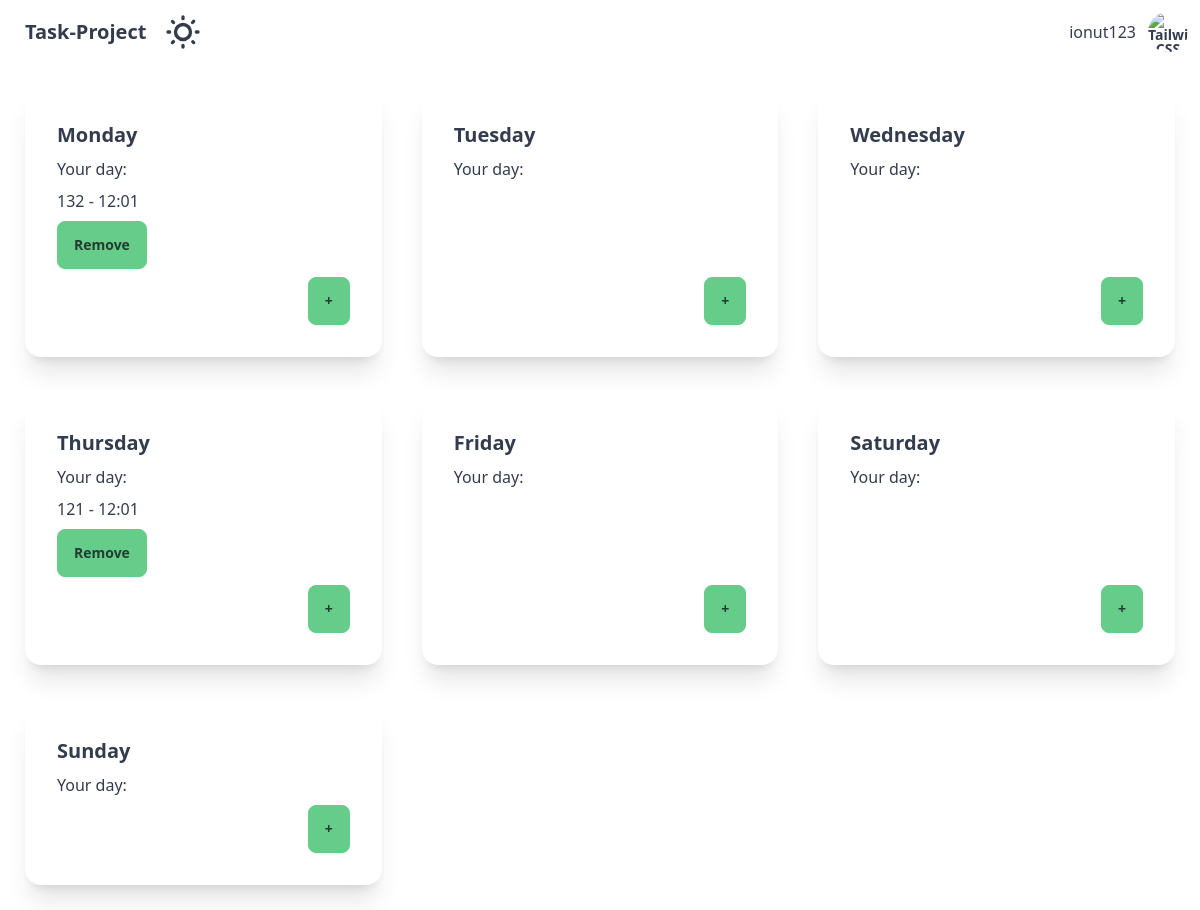
Page / (signed in) on the committed database.
### tables this page shows
CREATE TABLE "PROGRAM" (
	"activities"	TEXT,
	"time"	INTEGER,
	"day"	INTEGER,
	"id"	INTEGER COLLATE UTF16CI,
	"user_id"	INTEGER,
	PRIMARY KEY("id"),
	FOREIGN KEY("user_id") REFERENCES "DETAILS"("id")
);

### app.py (the view)
@app.route('/')
def index():
    if 'user_id' in session and 'usernm' in session:
        user_id = session['user_id']
        username = session['usernm']
        conn = get_db_connection()
        cursor = conn.cursor()
        cursor.execute('SELECT * FROM PROGRAM WHERE user_id = ?', (user_id,))
        user_programs = cursor.fetchall()
        conn.close()
        return render_template('index.html', username=username, user_programs=user_programs)
    else:
        return redirect(url_for('login'))

### app.py (called while the page is built)
def get_db_connection():
    conn = sqlite3.connect('database.db')
    conn.row_factory = sqlite3.Row
    return conn

### templates/index.html (shortened to what this page needs)
<!DOCTYPE html>
<html data-theme="emerald">
<head>
    <link href="https://cdn.jsdelivr.net/npm/daisyui@4.7.3/dist/full.min.css" rel="stylesheet" type="text/css" />
    <script src="https://cdn.tailwindcss.com"></script>
</head>
<body class="w-full h-full">
    <div class="navbar bg-base-100">
        <div class="flex-1">
          <a class="btn btn-ghost text-xl">Task-Project</a>
          <label class="swap swap-rotate">
            <input type="checkbox" class="theme-controller" value="dim" />
          </label>
        </div>
        <div class="flex-none gap-2">
          <div class="form-control">
           <p>{{username}}</p>
          </div>
          <div class="dropdown dropdown-end">
            <div tabindex="0" role="button" class="btn btn-ghost btn-circle avatar">
              <div class="w-10 rounded-full">
                <img alt="Tailwind CSS Navbar component" src="https://static.vecteezy.com/system/resources/thumbnails/005/545/335/small/user-sign-icon-person-symbol-human-avatar-isolated-on-white-backogrund-vector.jpg" />
              </div>
            </div>
          </div>
        </div>
      </div>
<div class="grid-container">
{% for day in ['Monday', 'Tuesday', 'Wednesday', 'Thursday', 'Friday', 'Saturday', 'Sunday'] %}
<div class="card bg-base-100 shadow-xl">
    <div class="card-body">
        <h2 class="card-title">{{ day }}</h2>
        <p>Your day:</p>
        {% for program in user_programs %}
            {% if program['day'] == day %}
                <p>{{ program['activities'] }} - {{ program['time'] }}</p>
                <form action="{{ url_for('delete_activity') }}" method="post">
                    <button type="submit" class="btn btn-primary">Remove</button>
                </form>
            {% endif %}
        {% endfor %}
        <div class="card-actions justify-end">
            <button class="btn btn-primary" onclick="openPopup('popup{{ loop.index }}')">+</button>
        </div>
    </div>
</div>
    {% endfor %}
</div>
</body>
</html>

### templates/index.html (style rules this page uses)
.grid-container { display: grid; grid-template-columns: repeat(auto-fill, minmax(350px, 1fr)); grid-gap: 40px; padding: 25px; }
body { display: flex; flex-direction: column; min-height: 100vh; }
.grid-container { flex: 1; }

### rows in the picture
PROGRAM: activities "132", time "12:01"
PROGRAM: activities "121", time "12:01"

### other values in the picture
{{ username }} "ionut123"
{{ day }} "Monday" "Tuesday" "Wednesday" "Thursday" "Friday" "Saturday" "Sunday"
